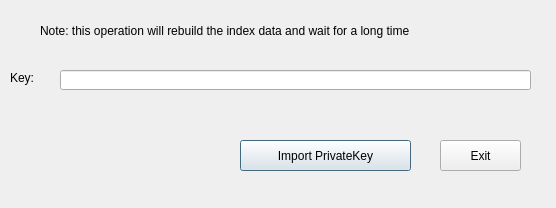
<?xml version="1.0" encoding="UTF-8"?>
<ui version="4.0">
 <class>ImpPrivKeyDialog</class>
 <widget class="QDialog" name="ImpPrivKeyDialog">
  <property name="geometry">
   <rect>
    <x>0</x>
    <y>0</y>
    <width>556</width>
    <height>208</height>
   </rect>
  </property>
  <property name="windowTitle">
   <string>Import hopecoin into your wallet</string>
  </property>
  <widget class="QPushButton" name="importButton">
   <property name="geometry">
    <rect>
     <x>240</x>
     <y>140</y>
     <width>171</width>
     <height>31</height>
    </rect>
   </property>
   <property name="text">
    <string>Import PrivateKey</string>
   </property>
   <property name="icon">
    <iconset>
     <normaloff>:/icons/add</normaloff>:/icons/add</iconset>
   </property>
  </widget>
  <widget class="QDialogButtonBox" name="buttonBox">
   <property name="geometry">
    <rect>
     <x>610</x>
     <y>415</y>
     <width>81</width>
     <height>26</height>
    </rect>
   </property>
   <property name="standardButtons">
    <set>QDialogButtonBox::NoButton</set>
   </property>
   <property name="centerButtons">
    <bool>true</bool>
   </property>
  </widget>
  <widget class="QLineEdit" name="addrEdit">
   <property name="geometry">
    <rect>
     <x>60</x>
     <y>70</y>
     <width>471</width>
     <height>20</height>
    </rect>
   </property>
   <property name="toolTip">
    <string>Your private address</string>
   </property>
   <property name="statusTip">
    <string>Your private address</string>
   </property>
  </widget>
  <widget class="QLabel" name="label">
   <property name="geometry">
    <rect>
     <x>10</x>
     <y>70</y>
     <width>41</width>
     <height>16</height>
    </rect>
   </property>
   <property name="text">
    <string>Key:</string>
   </property>
  </widget>
  <widget class="QPushButton" name="exitButton">
   <property name="geometry">
    <rect>
     <x>440</x>
     <y>140</y>
     <width>81</width>
     <height>31</height>
    </rect>
   </property>
   <property name="maximumSize">
    <size>
     <width>16777215</width>
     <height>16177186</height>
    </size>
   </property>
   <property name="text">
    <string>Exit</string>
   </property>
   <property name="icon">
    <iconset>
     <normaloff>:/icons/quit</normaloff>:/icons/quit</iconset>
   </property>
  </widget>
  <widget class="QLabel" name="label_2">
   <property name="geometry">
    <rect>
     <x>40</x>
     <y>20</y>
     <width>491</width>
     <height>21</height>
    </rect>
   </property>
   <property name="text">
    <string>Note: this operation will rebuild the index data and wait for a long time</string>
   </property>
  </widget>
 </widget>
 <resources>
  <include location="../bitcoin.qrc"/>
 </resources>
 <connections/>
</ui>
